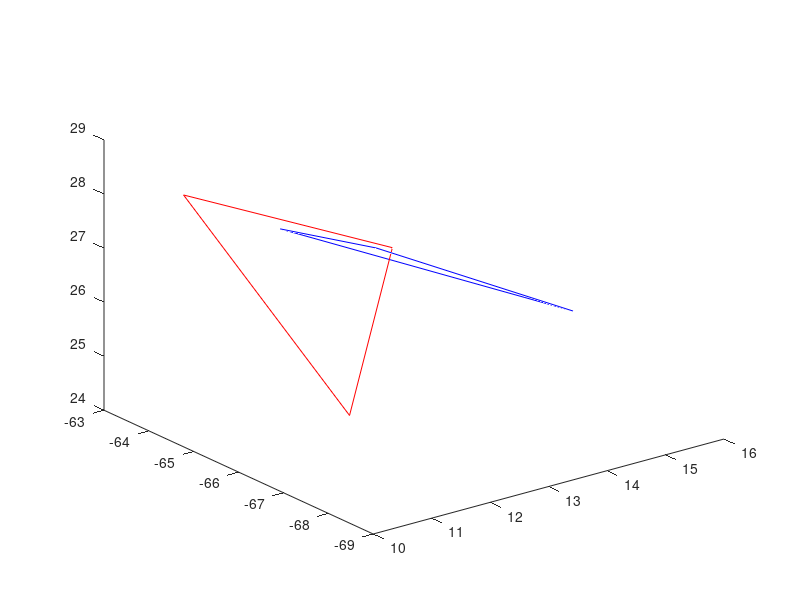

Write MATLAB code to recreate this figure.
clc
clear variables
clear variables -global
close all

tr1_x = [15.5044 10.5258 12.0973 15.5044];
tr1_y = [-66.2794 -68.3813 -64.1927 -66.2794];
tr1_z = [25.4752 28.902 27.1964 25.4752];

tr2_x = [11.6113 10.8817 12.1078 11.6113];
tr2_y = [-66.3729 -63.6243 -66.6808 -66.3729];
tr2_z = [24.7187 27.9624 27.795 24.7187];

figure
plot3(tr1_x, tr1_y, tr1_z, 'b')
hold on
plot3(tr2_x, tr2_y, tr2_z, 'r')